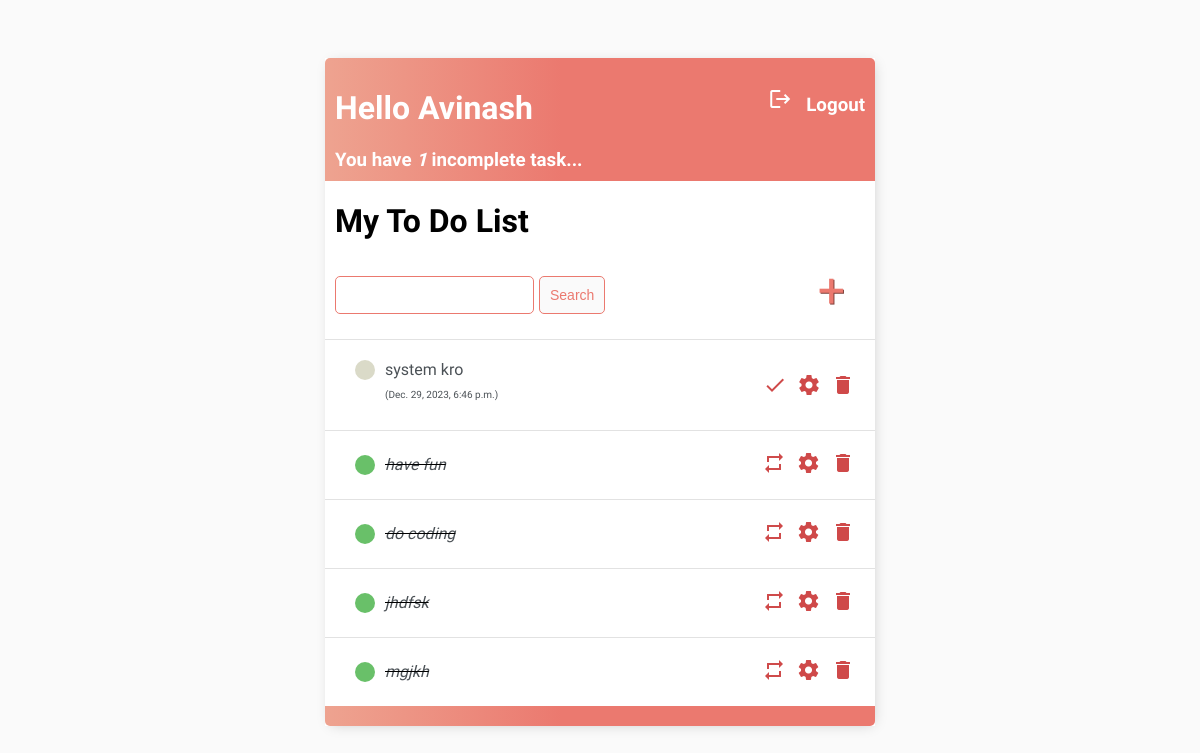
The app's page / (signed in), older data.
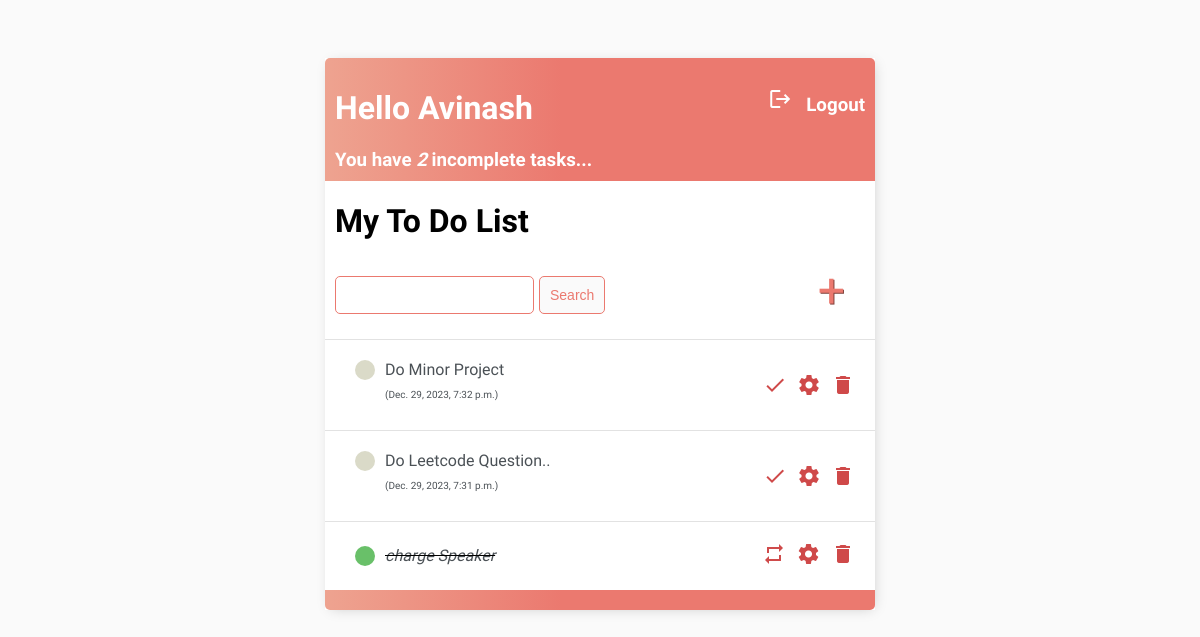
The same page, newer data.
### ToDoApp/models.py (models this page shows)
class Task(models.Model):
    user = models.ForeignKey(User, on_delete = models.CASCADE, null = True, blank= True)
    title = models.CharField(max_length=50,null=True, blank = True)
    description = models.TextField(null=True, blank = True)
    complete = models.BooleanField(default = False)
    created = models.DateTimeField(auto_now_add=True)
    def __str__(self):
        return self.title
    class Meta:
        ordering = ['complete']
        verbose_name = 'Task'
        verbose_name_plural = 'Tasks'

### ToDoApp/views.py (the view)
# urls.py: path('', TaskList.as_view(), name = "tasks-page"),
class TaskList(LoginRequiredMixin, ListView):
    model = Task
    template_name = "ToDoApp/task_list.html"
    context_object_name = "tasks"
    ordering = ['complete', '-created']
    def get_context_data(self, **kwargs):
        context = super().get_context_data(**kwargs)
        context["tasks"] = context["tasks"].filter(user= self.request.user)
        context["count"] = context["tasks"].filter(complete=False).count()
        searched = self.request.GET.get('searched') or ""
        if searched:
            context["tasks"] = context["tasks"].filter(title__icontains=searched)
        context['searched']= searched
        return context

### ToDoApp/templates/ToDoApp/task_list.html (shortened to what this page needs)
{% extends "ToDoApp/base.html" %}
{% block body_block %}
<div class="header-bar">
    <div>
        <h1> Hello {{request.user|title}} </h1>
        <h3 style="margin:0"> You have  <i> {{count}}</i> incomplete task{{ count|pluralize:"s"}}...  </h3>
    </div>
    <h3><a href="{% url "user-logout-page" %}"><i class="material-icons">logout</i>&#160;&#160; Logout</a></h3>
</div>
<h1 style="padding-left:10px;">My To Do List</h1>
<div id="search-add-wrapper">
    <form method="GET" style="margin-top: 10px; display:flex;gap:5px;">
        <input type='text' name='searched' value='{{searched}}'/>
        <input class="button" type='submit' value="Search"/>
    </form>
    <a id="add-link" href={% url "task-create-page" %}>&#x2b;</a>
</div>
<div class="task-items-wrapper">
    {% for task in tasks %}
    <div class="task-wrapper">
        {% if task.complete %}
        <div class="task-title">
            <a href="{% url "task-complete" task.id %}"><div class="task-complete-icon"></div></a>
            <i><s><a href="{% url "task-detail-page" task.id %}"> {{task}} </a></s></i>
        </div>
        <div>
            <a class="delete-link" href="{% url "task-complete" task.id %}">	 <i class="material-icons">repeat</i> </a>
        <a class="delete-link" style="margin:5px;" href="{% url "task-update-page" task.id %}">	 <i class="material-icons"> settings </i> </a>
        <a class="delete-link" href="{% url "task-delete-page" task.id %}">	 <i class="material-icons">delete</i>    </a>
        </div>
        {% else %}
        <div class="task-title">
            <a href="{% url "task-complete" task.id %}"><div class="task-incomplete-icon"></div></a>
            <a href="{% url "task-detail-page" task.id %}"> {{task}} <p style="font-size:10px;">({{task.created}})</p></a>
        </div>
       <div style="display:flex; align-items:center;justify-content:between;">
        <a class="delete-link" href="{% url "task-complete" task.id %}">	 <i class="material-icons">done</i> </a>
        <a class="delete-link" style="margin:10px;" href="{% url "task-update-page" task.id %}">	 <i class="material-icons"> settings </i> </a>
        <a class="delete-link" href="{% url "task-delete-page" task.id %}">	 <i class="material-icons">delete</i>    </a>
       </div>
        {% endif %}
</div>
{% empty %}
<h2>No item in the list</h2>
{% endfor %}
</div>
{% endblock body_block %}

### ToDoApp/templates/ToDoApp/base.html (shortened to what this page needs)
{% load static %}
<!DOCTYPE html>
<html>
    <head>
    <link rel="stylesheet" href="{% static 'ToDoApp/base.css' %}">
    </head>
    <body>
        <div class="container">
            {% block body_block %}{% endblock %}
            <div style="display: flex;justify-content: space-between;color: #fff;padding: 10px;border-radius: 0 0 5px 5px;background: linear-gradient(90deg, #EEA390 0%, #EB796F 43%, #EB796F 100%);">
            </div>
        </div>
    </body>
</html>

### ToDoApp/static/ToDoApp/base.css (style rules this page uses)
body { background-color: #FAFAFA; font-family: 'Nunito Sans', sans-serif; padding-top: 50px; }
h1,h2,h3,h4,h5,h6 { font-family: 'Raleway', sans-serif; }
a,p { color: #4b5156; }
.container { max-width: 550px; margin: auto; background-color:#fff; -webkit-box-shadow: 2px 2px 13px -4px rgba(0,0,0,0.21); box-shadow: 2px 2px 13px -4px rgba(0,0,0,0.21); }
.header-bar { display: flex; justify-content: space-between; color: #fff; padding: 10px; border-radius: 5px 5px 0 0; background: linear-gradient(90deg, #EEA390 0%, #EB796F 43%, #EB796F 100%); }
.header-bar a { color: #fff; text-decoration: none; }
.task-wrapper { display: flex; align-items: center; justify-content:space-between; padding:20px; background-color: #fff; border-top: 1px solid rgb(226, 226, 226) }
.task-title { display:flex; }
.task-title a { text-decoration: none; color: #4b5156; margin-left:10px; }
.task-complete-icon { height:20px; width: 20px; background-color: rgb(105, 192, 105); border-radius: 50%; }
.task-incomplete-icon { height:20px; width: 20px; background-color: rgb(218, 218, 200); border-radius: 50%; }
.delete-link { text-decoration:none; font-weight: 900; color: #cf4949; font-size:22px; line-height:0; }
#search-add-wrapper { display:flex; justify-content : space-between; padding-right:30px; align-items: center; padding-left: 10px; padding-bottom:20px; }
#add-link { color: #EB796F; text-decoration:none; font-size: 48px; text-shadow: 1px 1px #81413b; }
input[type=text], input[type=password], textarea { border: 1px solid #EB796F; border-radius: 5px; padding: 10px; width: 90%; }
.button { border:1px solid #EB796F; background-color: #FAFAFA; color: #EB796F; padding: 10px; font-size: 14px; border-radius: 5px; cursor: pointer; text-decoration: none; }

Row changes from the older to the newer data that the page shows:
removed Task: title "system kro", created "Dec. 29, 2023, 6:46 p.m."
removed Task: title "have fun"
removed Task: title "do coding"
removed Task: title "jhdfsk"
removed Task: title "mgjkh"
added Task: title "Do Minor Project", created "Dec. 29, 2023, 7:32 p.m."
added Task: title "Do Leetcode Question..", created "Dec. 29, 2023, 7:31 p.m."
added Task: title "charge Speaker"
Text that changed along with them:
{{ count }}: "1" → "2"
